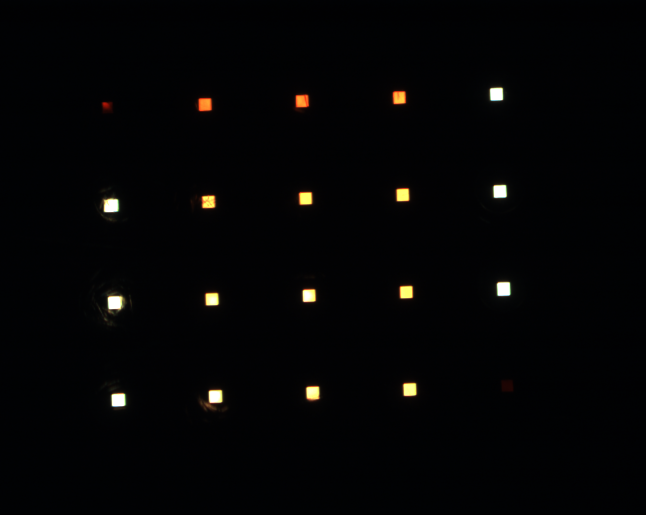
%> input picture circle detect/188 ms.tif, 1292 x 1030 px (shown at 1/2 size); the run also reads 1 picture not shown here
$ octave my_circle_trial.m   (GNU Octave 9; MATLAB toolbox functions it lacks are replaced by stand-ins)
%> lines starting %> are read from the running program, lines starting %| are printed output that depends on the picture; in (x1, y1, x2, y2) boxes, pixels count from 0 and x2, y2 are one past the last pixel; in counts of white or black regions, pixels touching at a corner belong together; the program's own positions count from 1
%> further down, imgcol is the input picture: size 1030x1292x3 uint8; mean R, G, B 4.1, 4.2, 4.6
### circle detect/CircularHough_Grd.m
function [accum, varargout] = CircularHough_Grd(img, radrange, varargin)
%> called with radrange = [8 25]
%Detect circular shapes in a grayscale image. Resolve their center
%positions and radii.
%
%  [accum, circen, cirrad, dbg_LMmask] = CircularHough_Grd(
%      img, radrange, grdthres, fltr4LM_R, multirad, fltr4accum)
%  Circular Hough transform based on the gradient field of an image.
%  NOTE:    Operates on grayscale images, NOT B/W bitmaps.
%           NO loops in the implementation of Circular Hough transform,
%               which means faster operation but at the same time larger
%               memory consumption.
%
%%%%%%%% INPUT: (img, radrange, grdthres, fltr4LM_R, multirad, fltr4accum)
%
%  img:         A 2-D grayscale image (NO B/W bitmap)
%
%  radrange:    The possible minimum and maximum radii of the circles
%               to be searched, in the format of
%               [minimum_radius , maximum_radius]  (unit: pixels)
%               **NOTE**:  A smaller range saves computational time and
%               memory.
%
%  grdthres:    (Optional, default is 10, must be non-negative)
%               The algorithm is based on the gradient field of the
%               input image. A thresholding on the gradient magnitude
%               is performed before the voting process of the Circular
%               Hough transform to remove the 'uniform intensity'
%               (sort-of) image background from the voting process.
%               In other words, pixels with gradient magnitudes smaller
%               than 'grdthres' are NOT considered in the computation.
%               **NOTE**:  The default parameter value is chosen for
%               images with a maximum intensity close to 255. For cases
%               with dramatically different maximum intensities, e.g.
%               10-bit bitmaps in stead of the assumed 8-bit, the default
%               value can NOT be used. A value of 4% to 10% of the maximum
%               intensity may work for general cases.
%
%  fltr4LM_R:   (Optional, default is 8, minimum is 3)
%               The radius of the filter used in the search of local
%               maxima in the accumulation array. To detect circles whose
%               shapes are less perfect, the radius of the filter needs
%               to be set larger.
%
% multirad:     (Optional, default is 0.5)
%               In case of concentric circles, multiple radii may be
%               detected corresponding to a single center position. This
%               argument sets the tolerance of picking up the likely
%               radii values. It ranges from 0.1 to 1, where 0.1
%               corresponds to the largest tolerance, meaning more radii
%               values will be detected, and 1 corresponds to the smallest
%               tolerance, in which case only the "principal" radius will
%               be picked up.
%
%  fltr4accum:  (Optional. A default filter will be used if not given)
%               Filter used to smooth the accumulation array. Depending
%               on the image and the parameter settings, the accumulation
%               array built has different noise level and noise pattern
%               (e.g. noise frequencies). The filter should be set to an
%               appropriately size such that it's able to suppress the
%               dominant noise frequency.
%
%%%%%%%% OUTPUT: [accum, circen, cirrad, dbg_LMmask]
%
%  accum:       The result accumulation array from the Circular Hough
%               transform. The accumulation array has the same dimension
%               as the input image.
%
%  circen:      (Optional)
%               Center positions of the circles detected. Is a N-by-2
%               matrix with each row contains the (x, y) positions
%               of a circle. For concentric circles (with the same center
%               position), say k of them, the same center position will
%               appear k times in the matrix.
%
%  cirrad:      (Optional)
%               Estimated radii of the circles detected. Is a N-by-1
%               column vector with a one-to-one correspondance to the
%               output 'circen'. A value 0 for the radius indicates a
%               failed detection of the circle's radius.
%
%  dbg_LMmask:  (Optional, for debugging purpose)
%               Mask from the search of local maxima in the accumulation
%               array.
%
%%%%%%%%% EXAMPLE #0:
%  rawimg = imread('TestImg_CHT_a2.bmp');
%  tic;
%  [accum, circen, cirrad] = CircularHough_Grd(rawimg, [15 60]);
%  toc;
%  figure(1); imagesc(accum); axis image;
%  title('Accumulation Array from Circular Hough Transform');
%  figure(2); imagesc(rawimg); colormap('gray'); axis image;
%  hold on;
%  plot(circen(:,1), circen(:,2), 'r+');
%  for k = 1 : size(circen, 1),
%      DrawCircle(circen(k,1), circen(k,2), cirrad(k), 32, 'b-');
%  end
%  hold off;
%  title(['Raw Image with Circles Detected ', ...
%      '(center positions and radii marked)']);
%  figure(3); surf(accum, 'EdgeColor', 'none'); axis ij;
%  title('3-D View of the Accumulation Array');
%
%  COMMENTS ON EXAMPLE #0:
%  Kind of an easy case to handle. To detect circles in the image whose
%  radii range from 15 to 60. Default values for arguments 'grdthres',
%  'fltr4LM_R', 'multirad' and 'fltr4accum' are used.
%
%%%%%%%%% EXAMPLE #1:
%  rawimg = imread('TestImg_CHT_a3.bmp');
%  tic;
%  [accum, circen, cirrad] = CircularHough_Grd(rawimg, [15 60], 10, 20);
%  toc;
%  figure(1); imagesc(accum); axis image;
%  title('Accumulation Array from Circular Hough Transform');
%  figure(2); imagesc(rawimg); colormap('gray'); axis image;
%  hold on;
%  plot(circen(:,1), circen(:,2), 'r+');
%  for k = 1 : size(circen, 1),
%      DrawCircle(circen(k,1), circen(k,2), cirrad(k), 32, 'b-');
%  end
%  hold off;
%  title(['Raw Image with Circles Detected ', ...
%      '(center positions and radii marked)']);
%  figure(3); surf(accum, 'EdgeColor', 'none'); axis ij;
%  title('3-D View of the Accumulation Array');
%
%  COMMENTS ON EXAMPLE #1:
%  The shapes in the raw image are not very good circles. As a result,
%  the profile of the peaks in the accumulation array are kind of
%  'stumpy', which can be seen clearly from the 3-D view of the
%  accumulation array. (As a comparison, please see the sharp peaks in
%  the accumulation array in example #0) To extract the peak positions
%  nicely, a value of 20 (default is 8) is used for argument 'fltr4LM_R',
%  which is the radius of the filter used in the search of peaks.
%
%%%%%%%%% EXAMPLE #2:
%  rawimg = imread('TestImg_CHT_b3.bmp');
%  fltr4img = [1 1 1 1 1; 1 2 2 2 1; 1 2 4 2 1; 1 2 2 2 1; 1 1 1 1 1];
%  fltr4img = fltr4img / sum(fltr4img(:));
%  imgfltrd = filter2( fltr4img , rawimg );
%  tic;
%  [accum, circen, cirrad] = CircularHough_Grd(imgfltrd, [15 80], 8, 10);
%  toc;
%  figure(1); imagesc(accum); axis image;
%  title('Accumulation Array from Circular Hough Transform');
%  figure(2); imagesc(rawimg); colormap('gray'); axis image;
%  hold on;
%  plot(circen(:,1), circen(:,2), 'r+');
%  for k = 1 : size(circen, 1),
%      DrawCircle(circen(k,1), circen(k,2), cirrad(k), 32, 'b-');
%  end
%  hold off;
%  title(['Raw Image with Circles Detected ', ...
%      '(center positions and radii marked)']);
%
%  COMMENTS ON EXAMPLE #2:
%  The circles in the raw image have small scale irregularities along
%  the edges, which could lead to an accumulation array that is bad for
%  local maxima detection. A 5-by-5 filter is used to smooth out the
%  small scale irregularities. A blurred image is actually good for the
%  algorithm implemented here which is based on the image's gradient
%  field.
%
%%%%%%%%% EXAMPLE #3:
%  rawimg = imread('TestImg_CHT_c3.bmp');
%  fltr4img = [1 1 1 1 1; 1 2 2 2 1; 1 2 4 2 1; 1 2 2 2 1; 1 1 1 1 1];
%  fltr4img = fltr4img / sum(fltr4img(:));
%  imgfltrd = filter2( fltr4img , rawimg );
%  tic;
%  [accum, circen, cirrad] = ...
%      CircularHough_Grd(imgfltrd, [15 105], 8, 10, 0.7);
%  toc;
%  figure(1); imagesc(accum); axis image;
%  figure(2); imagesc(rawimg); colormap('gray'); axis image;
%  hold on;
%  plot(circen(:,1), circen(:,2), 'r+');
%  for k = 1 : size(circen, 1),
%      DrawCircle(circen(k,1), circen(k,2), cirrad(k), 32, 'b-');
%  end
%  hold off;
%  title(['Raw Image with Circles Detected ', ...
%      '(center positions and radii marked)']);
%
%  COMMENTS ON EXAMPLE #3:
%  Similar to example #2, a filtering before circle detection works for
%  noisy image too. 'multirad' is set to 0.7 to eliminate the false
%  detections of the circles' radii.
%
%%%%%%%%% BUG REPORT:
%  This is a beta version. Please send your bug reports, comments and
%  suggestions to pengtao@glue.umd.edu . Thanks.
%
%
%%%%%%%%% INTERNAL PARAMETERS:
%  The INPUT arguments are just part of the parameters that are used by
%  the circle detection algorithm implemented here. Variables in the code
%  with a prefix 'prm_' in the name are the parameters that control the
%  judging criteria and the behavior of the algorithm. Default values for
%  these parameters can hardly work for all circumstances. Therefore, at
%  occasions, the values of these INTERNAL PARAMETERS (parameters that
%  are NOT exposed as input arguments) need to be fine-tuned to make
%  the circle detection work as expected.
%  The following example shows how changing an internal parameter could
%  influence the detection result.
%  1. Change the value of the internal parameter 'prm_LM_LoBndRa' to 0.4
%     (default is 0.2)
%  2. Run the following matlab code:
%     fltr4accum = [1 2 1; 2 6 2; 1 2 1];
%     fltr4accum = fltr4accum / sum(fltr4accum(:));
%     rawimg = imread('Frame_0_0022_portion.jpg');
%     tic;
%     [accum, circen] = CircularHough_Grd(rawimg, ...
%         [4 14], 10, 4, 0.5, fltr4accum);
%     toc;
%     figure(1); imagesc(accum); axis image;
%     title('Accumulation Array from Circular Hough Transform');
%     figure(2); imagesc(rawimg); colormap('gray'); axis image;
%     hold on; plot(circen(:,1), circen(:,2), 'r+'); hold off;
%     title('Raw Image with Circles Detected (center positions marked)');
%  3. See how different values of the parameter 'prm_LM_LoBndRa' could
%     influence the result.

%  Author:  Tao Peng
%           Department of Mechanical Engineering
%           University of Maryland, College Park, Maryland 20742, USA
%           pengtao@glue.umd.edu
%  Version: Beta        Revision: Mar. 07, 2007


%%%%%%%% Arguments and parameters %%%%%%%%%%%%%%%%%%%%%%%%%%%%%%%%%%%

% Validation of arguments
if ndims(img) ~= 2 || ~isnumeric(img),
    error('CircularHough_Grd: ''img'' has to be 2 dimensional');
end
if ~all(size(img) >= 32),
    error('CircularHough_Grd: ''img'' has to be larger than 32-by-32');
end

if numel(radrange) ~= 2 || ~isnumeric(radrange),
    error(['CircularHough_Grd: ''radrange'' has to be ', ...
        'a two-element vector']);
end
prm_r_range = sort(max( [0,0;radrange(1),radrange(2)] ));

% Parameters (default values)
prm_grdthres = 10;
prm_fltrLM_R = 8;
prm_multirad = 0.5;
func_compu_cen = true;
func_compu_radii = true;

% Validation of arguments
vap_grdthres = 1;
if nargin > (1 + vap_grdthres),
    if isnumeric(varargin{vap_grdthres}) && ...
            varargin{vap_grdthres}(1) >= 0,
        prm_grdthres = varargin{vap_grdthres}(1);
%> prm_grdthres = 4
    else
        error(['CircularHough_Grd: ''grdthres'' has to be ', ...
            'a non-negative number']);
    end
end

vap_fltr4LM = 2;    % filter for the search of local maxima
if nargin > (1 + vap_fltr4LM),
    if isnumeric(varargin{vap_fltr4LM}) && varargin{vap_fltr4LM}(1) >= 3,
        prm_fltrLM_R = varargin{vap_fltr4LM}(1);
%> prm_fltrLM_R = 15
    else
        error(['CircularHough_Grd: ''fltr4LM_R'' has to be ', ...
            'larger than or equal to 3']);
    end
end

vap_multirad = 3;
if nargin > (1 + vap_multirad),
    if isnumeric(varargin{vap_multirad}) && ...
        varargin{vap_multirad}(1) >= 0.1 && ...
        varargin{vap_multirad}(1) <= 1,
    prm_multirad = varargin{vap_multirad}(1);
%> prm_multirad = 1
    else
        error(['CircularHough_Grd: ''multirad'' has to be ', ...
            'within the range [0.1, 1]']);
    end
end

vap_fltr4accum = 4; % filter for smoothing the accumulation array
if nargin > (1 + vap_fltr4accum),
    if isnumeric(varargin{vap_fltr4accum}) && ...
            ndims(varargin{vap_fltr4accum}) == 2 && ...
            all(size(varargin{vap_fltr4accum}) >= 3),
        fltr4accum = varargin{vap_fltr4accum};
    else
        error(['CircularHough_Grd: ''fltr4accum'' has to be ', ...
            'a 2-D matrix with a minimum size of 3-by-3']);
    end
else
    % Default filter (5-by-5)
	fltr4accum = ones(5,5);
	fltr4accum(2:4,2:4) = 2;
	fltr4accum(3,3) = 6;
end

func_compu_cen = ( nargout > 1 );
func_compu_radii = ( nargout > 2 );

% Reserved parameters
dbg_on = false;      % debug information
dbg_bfigno = 4;
if nargout > 3,  dbg_on = true;  end


%%%%%%%% Building accumulation array %%%%%%%%%%%%%%%%%%%%%%%%%%%%%%%%

% Convert the image to single if it is not of
% class float (single or double)
img_is_double = isa(img, 'double');
if ~(img_is_double || isa(img, 'single')),
    imgf = single(img);
end

% Compute the gradient and the magnitude of gradient
if img_is_double,
    [grdx, grdy] = gradient(img);
else
    [grdx, grdy] = gradient(imgf);
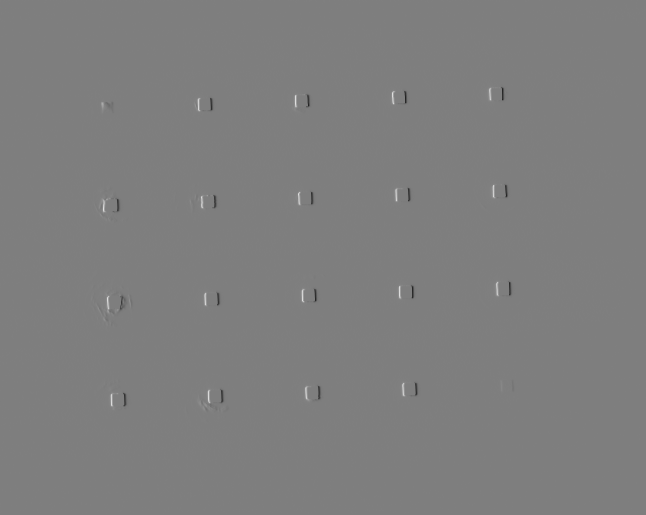
%> grdx: size 1030x1292 single (shown at 1/2 size); min -107.5, max 109, mean 0; drawn with min black and max white
end
grdmag = sqrt(grdx.^2 + grdy.^2);

% Get the linear indices, as well as the subscripts, of the pixels
% whose gradient magnitudes are larger than the given threshold
grdmasklin = find(grdmag > prm_grdthres);
%> grdmasklin = 15230 values from 189085 to 1058593
[grdmask_IdxI, grdmask_IdxJ] = ind2sub(size(grdmag), grdmasklin);

% Compute the linear indices (as well as the subscripts) of
% all the votings to the accumulation array.
% The Matlab function 'accumarray' accepts only double variable,
% so all indices are forced into double at this point.
% A row in matrix 'lin2accum_aJ' contains the J indices (into the
% accumulation array) of all the votings that are introduced by a
% same pixel in the image. Similarly with matrix 'lin2accum_aI'.
rr_4linaccum = double( prm_r_range );
linaccum_dr = [ (-rr_4linaccum(2) + 0.5) : -rr_4linaccum(1) , ...
    (rr_4linaccum(1) + 0.5) : rr_4linaccum(2) ];

lin2accum_aJ = floor( ...
	double(grdx(grdmasklin)./grdmag(grdmasklin)) * linaccum_dr + ...
	repmat( double(grdmask_IdxJ)+0.5 , [1,length(linaccum_dr)] ) ...
);
lin2accum_aI = floor( ...
	double(grdy(grdmasklin)./grdmag(grdmasklin)) * linaccum_dr + ...
	repmat( double(grdmask_IdxI)+0.5 , [1,length(linaccum_dr)] ) ...
);

% Clip the votings that are out of the accumulation array
mask_valid_aJaI = ...
	lin2accum_aJ > 0 & lin2accum_aJ < (size(grdmag,2) + 1) & ...
	lin2accum_aI > 0 & lin2accum_aI < (size(grdmag,1) + 1);

mask_valid_aJaI_reverse = ~ mask_valid_aJaI;
lin2accum_aJ = lin2accum_aJ .* mask_valid_aJaI + mask_valid_aJaI_reverse;
lin2accum_aI = lin2accum_aI .* mask_valid_aJaI + mask_valid_aJaI_reverse;
clear mask_valid_aJaI_reverse;

% Linear indices (of the votings) into the accumulation array
lin2accum = sub2ind( size(grdmag), lin2accum_aI, lin2accum_aJ );

lin2accum_size = size( lin2accum );
%> lin2accum_size = [15230 34]
lin2accum = reshape( lin2accum, [numel(lin2accum),1] );
clear lin2accum_aI lin2accum_aJ;

% Weights of the votings, currently using the gradient maginitudes
% but in fact any scheme can be used (application dependent)
weight4accum = ...
    repmat( double(grdmag(grdmasklin)) , [lin2accum_size(2),1] ) .* ...
    mask_valid_aJaI(:);
clear mask_valid_aJaI;

% Build the accumulation array using Matlab function 'accumarray'
accum = accumarray( lin2accum , weight4accum );
accum = [ accum ; zeros( numel(grdmag) - numel(accum) , 1 ) ];
accum = reshape( accum, size(grdmag) );


%%%%%%%% Locating local maxima in the accumulation array %%%%%%%%%%%%

% Stop if no need to locate the center positions of circles
if ~func_compu_cen,
    return;
end
clear lin2accum weight4accum;

% Parameters to locate the local maxima in the accumulation array
% -- Segmentation of 'accum' before locating LM
prm_useaoi = true;
prm_aoithres_s = 2;
prm_aoiminsize = floor(min([ min(size(accum)) * 0.25, ...
    prm_r_range(2) * 1.5 ]));

% -- Filter for searching for local maxima
prm_fltrLM_s = 1.35;
prm_fltrLM_r = ceil( prm_fltrLM_R * 0.6 );
%> prm_fltrLM_r = 9
prm_fltrLM_npix = max([ 6, ceil((prm_fltrLM_R/2)^1.8) ]);
%> prm_fltrLM_npix = 38

% -- Lower bound of the intensity of local maxima
prm_LM_LoBndRa = 0.2;  % minimum ratio of LM to the max of 'accum'

% Smooth the accumulation array
fltr4accum = fltr4accum / sum(fltr4accum(:));
accum = filter2( fltr4accum, accum );
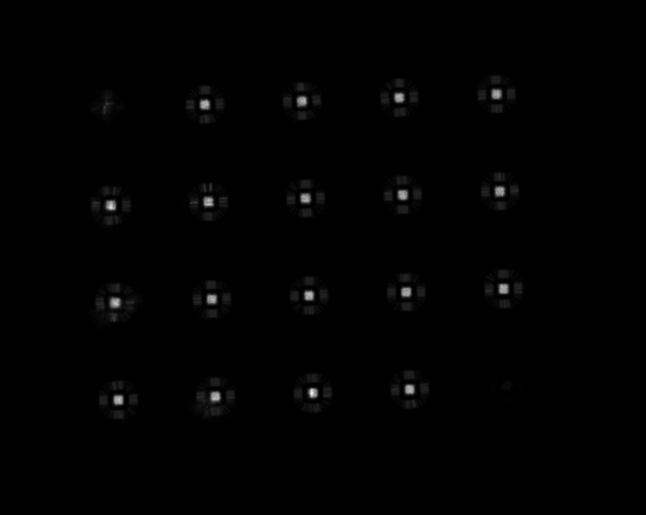
%> accum: size 1030x1292 double (shown at 1/2 size); min 0, max 1894.6, mean 11.5; drawn with min black and max white

% Select a number of Areas-Of-Interest from the accumulation array
if prm_useaoi,
    % Threshold value for 'accum'
    prm_llm_thres1 = prm_grdthres * prm_aoithres_s;
%> prm_llm_thres1 = 8

    % Thresholding over the accumulation array
    accummask = ( accum > prm_llm_thres1 );
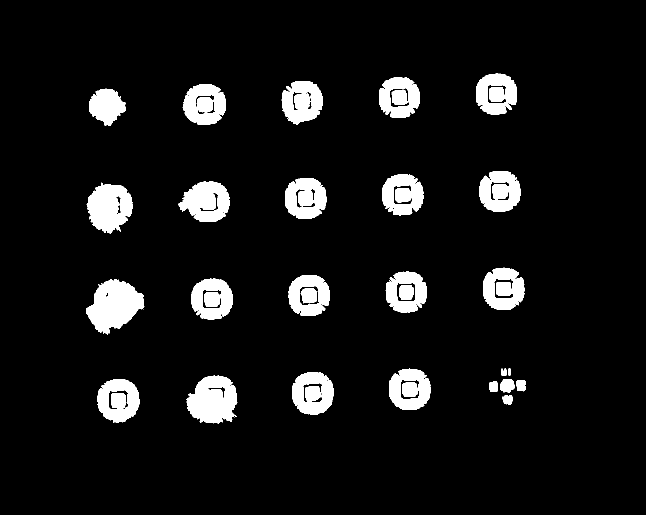
%> accummask: size 1030x1292 logical (shown at 1/2 size); 7.8% white; 34 white regions, largest, box (x1, y1, x2, y2) and area: (172, 558, 289, 669) 8080, (373, 751, 475, 847) 7144, (173, 365, 266, 467) 6477

    % Segmentation over the mask
    [accumlabel, accum_nRgn] = bwlabel( accummask, 8 );
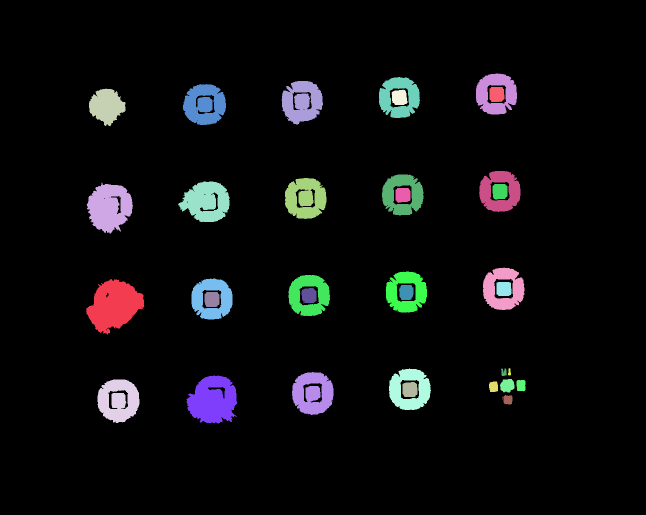
%> accumlabel: size 1030x1292 double (shown at 1/2 size); 35 distinct labels, from 0 to 34; one colour per label, 0 black
%> accum_nRgn = 34

    % Select AOIs from segmented regions
    accumAOI = ones(0,4);
    for k = 1 : accum_nRgn,
        accumrgn_lin = find( accumlabel == k );
        [accumrgn_IdxI, accumrgn_IdxJ] = ...
            ind2sub( size(accumlabel), accumrgn_lin );
        rgn_top = min( accumrgn_IdxI );
        rgn_bottom = max( accumrgn_IdxI );
        rgn_left = min( accumrgn_IdxJ );
        rgn_right = max( accumrgn_IdxJ );
        % The AOIs selected must satisfy a minimum size
        if ( (rgn_right - rgn_left + 1) >= prm_aoiminsize && ...
                (rgn_bottom - rgn_top + 1) >= prm_aoiminsize ),
            accumAOI = [ accumAOI; ...
                rgn_top, rgn_bottom, rgn_left, rgn_right ];
        end
    end
%> this loop made 34 passes
%> (rgn_top, rgn_bottom, rgn_left, rgn_right, accumAOI) on passes 2 to 3: (366, 467, 174, 266, [559 669 173 289; 366 467 174 266]), (178, 252, 179, 251, [559 669 173 289; 366 467 174 266; 178 252 179 251])
%> after the loop, accumAOI = 19 rows, first 8: [559 669 173 289; 366 467 174 266; 178 252 179 251; 760 846 196 279; 364 444 357 459; 169 250 366 452; 752 847 374 475; 558 639 384 465]
else
    % Whole accumulation array as the one AOI
    accumAOI = [1, size(accum,1), 1, size(accum,2)];
end

% Thresholding of 'accum' by a lower bound
prm_LM_LoBnd = max(accum(:)) * prm_LM_LoBndRa;
%> prm_LM_LoBnd = 378.9

% Build the filter for searching for local maxima
fltr4LM = zeros(2 * prm_fltrLM_R + 1);
%> fltr4LM: size 31x31 double; every value is 0

[mesh4fLM_x, mesh4fLM_y] = meshgrid(-prm_fltrLM_R : prm_fltrLM_R);
mesh4fLM_r = sqrt( mesh4fLM_x.^2 + mesh4fLM_y.^2 );
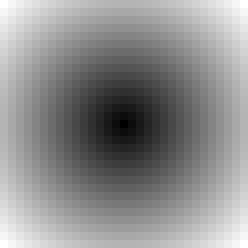
%> mesh4fLM_r: size 31x31 double (shown 8 times larger); min 0, max 21.21, mean 11.9; drawn with min black and max white
fltr4LM_mask = ...
	( mesh4fLM_r > prm_fltrLM_r & mesh4fLM_r <= prm_fltrLM_R );
%> fltr4LM_mask: size 31x31 logical; 47.5% white; 1 white region, box (x1, y1, x2, y2) and area: (0, 0, 31, 31) 456
fltr4LM = fltr4LM - ...
	fltr4LM_mask * (prm_fltrLM_s / sum(fltr4LM_mask(:)));
%> fltr4LM: size 31x31 double; values -0.00296 (black) and 0 (white), 52.5% white; 1 black region, box (x1, y1, x2, y2) and area: (0, 0, 31, 31) 456
%> (the rest of the program and of its run is left out)
